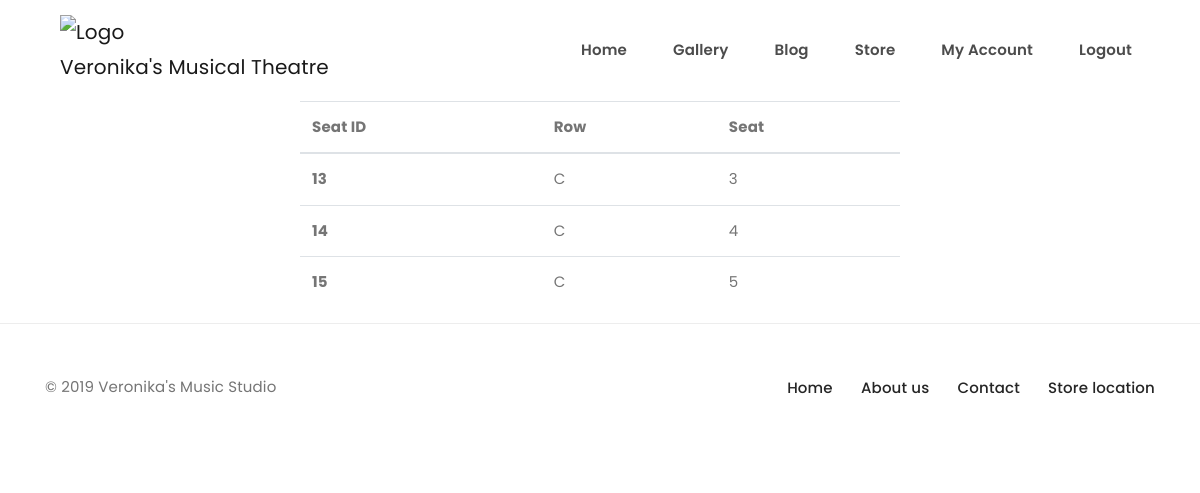
Page /seats-available/1 (signed in) on the committed database.
### vms/models.py (models this page shows)
class ConcertSeats(db.Model):
    id = db.Column(db.Integer, primary_key=True)
    seat = db.Column(db.String(10))
    concert_name = db.Column(db.String(30))
    row = db.Column(db.String(10))
    filled = db.Column(db.Integer)
    first_name = db.Column(db.String(20))
    last_name = db.Column(db.String(20))
    date_of_purchase = db.Column(db.String(120))
    customer_email = db.Column(db.String(20))
    ticket_hash = db.Column(db.String(100))
    price_paid = db.Column(db.String(20))
    type_of_seat_bought = db.Column(db.String(20))
    filled_by_customer_id = db.Column(
        db.Integer, db.ForeignKey('user.id'))  # returns int
    customer = db.relationship("User", foreign_keys=[filled_by_customer_id])
    concert_id = db.Column(db.Integer, db.ForeignKey(
        'concertshop.id'), nullable=False)
    concert = db.relationship("ConcertShop", foreign_keys=[concert_id])
    attended = db.Column(db.Integer, default=0)
    date_attended = db.Column(db.String(20))

### vms/routes.py (the view)
@app.route("/seats-available/<concert_id>", methods=["POST", "GET"])
def seats_available(concert_id):
    seats_open = ConcertSeats.query.filter_by(
        concert_id=concert_id).filter_by(filled=0).all()
    rendered = render_template("seats_available.html", seats=seats_open)
    return rendered

### vms/models.py (called while the page is built)
@login.user_loader
def load_user(id):
    return User.query.get(int(id))

### vms/templates/seats_available.html
 {% extends 'base.html'%}
{%block content%}
<center>
  <div class = "col-lg-12">
</div>
 <table class="table" style = "max-width: 50vw;">
          <thead>
            <tr>
              <th scope="col">Seat ID</th>
              <th scope="col">Row</th>
              <th scope="col">Seat</th>
            </tr>
          </thead>
          <tbody>
          {% for seat in seats %}
            <tr>
              <th scope="row">{{seat.id}}</th>
              <td>{{seat.row}}</td>
              <td>{{seat.seat}}</td>
           </tr>
          {%endfor%}
      </tbody>
  </table>
</center>
  {%endblock%}

### rows in the picture
ConcertSeats: id "13", row "C", seat "3"
ConcertSeats: id "14", row "C", seat "4"
ConcertSeats: id "15", row "C", seat "5"
